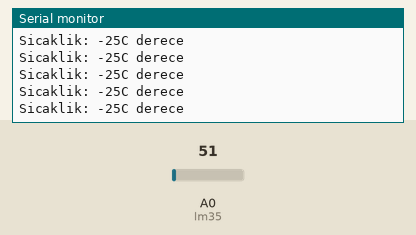
A sketch run on a simulated Arduino Uno, built with avr-gcc and run on an emulated ATmega328P. Parts: the last lines printed to the serial monitor. The test bench sets the inputs (shaded band); at power-on: A0 (lm35) = 51.

Above: at 1.2 s.
1.3 s: A0 (lm35) set to 61
At 1.31 s:
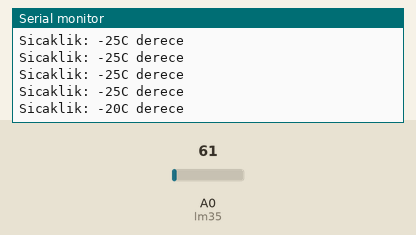
2.8 s: A0 (lm35) set to 71
At 2.82 s:
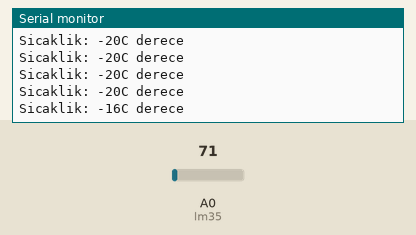
Timing chart, 0 to 5.8 s (numbered marks = the images above; inputs shaded):
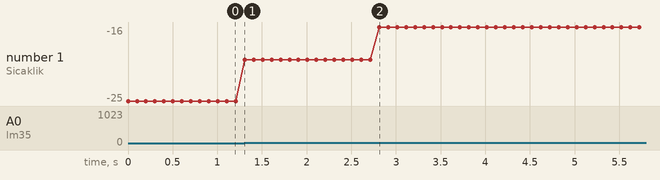

The sketch:

deney1.ino
```cpp
int lm35 = A0;
int sicaklik = 0;

void setup()
{
  Serial.begin(9600);
}

void loop()
{
  float deger = analogRead(lm35);
  sicaklik = map(deger, 20.43954, 358.05, -40.0, 125.0);
  Serial.print("Sicaklik: ");
  Serial.print(sicaklik);
  Serial.println("C derece");
  delay(100);
}
```

Measured:
- after the input at 1.3 s, the serial monitor: prints a new line at once (image 1)
- after the input at 2.8 s, the serial monitor: prints a new line at once (image 2)
- plotted number 1: -25 → -20 after the input at 1.3 s, -20 → -16 after the input at 2.8 s
